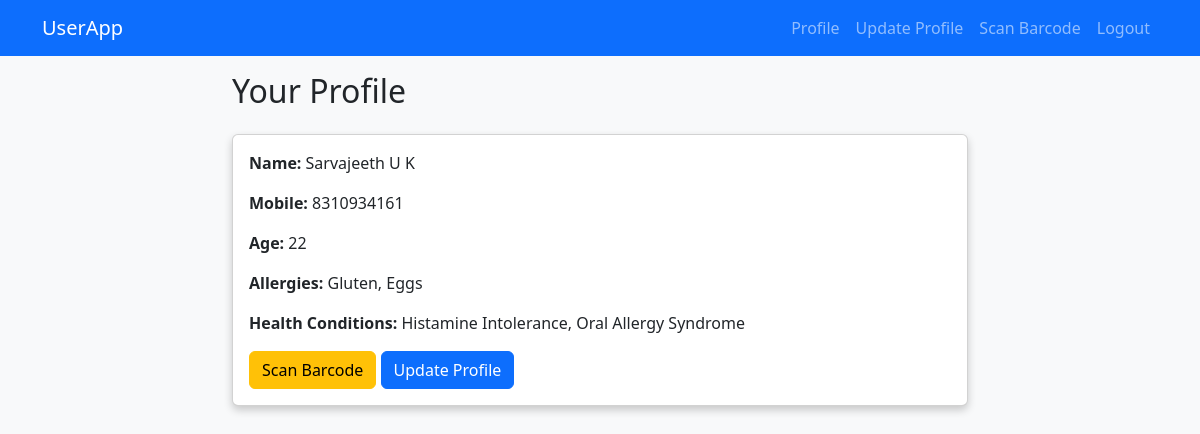
The page /user_page (signed in) on the database its author committed.
### main.py (models this page shows)
class User(db.Model):
    id = db.Column(db.Integer, primary_key=True)
    username = db.Column(db.String(120), unique=True, nullable=False)  # <-- ADDED
    name = db.Column(db.String(120), nullable=False)
    mobile = db.Column(db.String(20), unique=True, nullable=False)
    age = db.Column(db.Integer, nullable=False)
    allergies = db.Column(db.String(255), default="")
    health_conditions = db.Column(db.String(255), default="")

### main.py (the view)
@app.route('/user_page', methods=['GET'])
def get_user_page():
    try:
        mobile = session.get('mobile')
        if not mobile:
            flash("Unauthorized access. Please log in.", "danger")
            return redirect(url_for('login_page'))
        user = User.query.filter_by(mobile=mobile).first()
        if not user:
            flash("User not found.", "danger")
            return redirect(url_for('login_page'))
        return render_template('user.html', user=user)
    except Exception as e:
        flash(f"An unexpected error occurred: {str(e)}", "danger")
        return redirect(url_for('login_page'))

### templates/user.html
{% extends "base.html" %}
{% block content %}
<div class="row justify-content-center">
    <div class="col-md-8">
        <h2 class="mb-4">Your Profile</h2>
        <div class="card">
            <div class="card-body">
                <p><strong>Name:</strong> {{ user.name }}</p>
                <p><strong>Mobile:</strong> {{ user.mobile }}</p>
                <p><strong>Age:</strong> {{ user.age }}</p>
                <p><strong>Allergies:</strong>
                    {% if user.allergies %}
                        {{ user.allergies }}
                    {% else %}
                        None
                    {% endif %}
                </p>
                <p><strong>Health Conditions:</strong>
                    {% if user.health_conditions %}
                        {{ user.health_conditions }}
                    {% else %}
                        None
                    {% endif %}
                </p>
                <a href="{{ url_for('scan_barcode') }}" class="btn btn-warning">Scan Barcode</a>
                <a href="{{ url_for('update_profile_page') }}" class="btn btn-primary">Update Profile</a>
            </div>
        </div>
    </div>
</div>
{% endblock %}

### templates/base.html (shortened to what this page needs)
<!DOCTYPE html>
<html lang="en">
<head>
    <link href="https://cdn.jsdelivr.net/npm/bootstrap@5.3.0/dist/css/bootstrap.min.css" rel="stylesheet">
    <link href="{{ url_for('static', filename='css/styles.css') }}" rel="stylesheet">
</head>
<body>
    <nav class="navbar navbar-expand-lg navbar-dark bg-primary">
        <div class="container">
            <a class="navbar-brand" href="#">UserApp</a>
            <div class="collapse navbar-collapse">
                <ul class="navbar-nav ms-auto">
                    {% if session.get('mobile') %}
                        <li class="nav-item">
                            <a class="nav-link" href="{{ url_for('get_user_page') }}">Profile</a>
                        </li>
                        <li class="nav-item">
                            <a class="nav-link" href="{{ url_for('update_profile_page') }}">Update Profile</a>
                        </li>
                        <li class="nav-item">
                            <a class="nav-link" href="{{ url_for('scan_barcode') }}">Scan Barcode</a>
                        </li>
                        <li class="nav-item">
                            <form action="{{ url_for('logout') }}" method="POST" class="d-inline">
                                <button type="submit" class="btn btn-link nav-link">Logout</button>
                            </form>
                        </li>
                    {% endif %}
                </ul>
            </div>
        </div>
    </nav>
    <div class="container mt-3">
        {% block content %}{% endblock %}
    </div>
</body>
</html>

### static/css/styles.css (style rules this page uses)
body { background-color: #f8f9fa; }
.card { box-shadow: 0 4px 8px rgba(0, 0, 0, 0.2); }

### rows shown on the page
User: name "Sarvajeeth U K", mobile "8310934161", age "22", allergies "Gluten, Eggs", health_conditions "Histamine Intolerance, Oral Allergy Syndrome"
